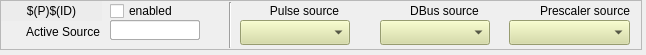
<?xml version="1.0" encoding="UTF-8"?>
<ui version="4.0">
 <class>Form</class>
 <widget class="QWidget" name="Form">
  <property name="geometry">
   <rect>
    <x>0</x>
    <y>0</y>
    <width>646</width>
    <height>55</height>
   </rect>
  </property>
  <property name="windowTitle">
   <string>Form</string>
  </property>
  <widget class="QFrame" name="frame">
   <property name="geometry">
    <rect>
     <x>0</x>
     <y>0</y>
     <width>642</width>
     <height>50</height>
    </rect>
   </property>
   <property name="frameShape">
    <enum>QFrame::StyledPanel</enum>
   </property>
   <property name="frameShadow">
    <enum>QFrame::Raised</enum>
   </property>
   <widget class="QLabel" name="label_14">
    <property name="geometry">
     <rect>
      <x>9</x>
      <y>22</y>
      <width>91</width>
      <height>20</height>
     </rect>
    </property>
    <property name="text">
     <string>Active Source</string>
    </property>
    <property name="alignment">
     <set>Qt::AlignRight|Qt::AlignTrailing|Qt::AlignVCenter</set>
    </property>
   </widget>
   <widget class="caMenu" name="camenu_2">
    <property name="geometry">
     <rect>
      <x>240</x>
      <y>20</y>
      <width>110</width>
      <height>25</height>
     </rect>
    </property>
    <property name="styleSheet">
     <string notr="true">background-color: rgb(212, 219, 157);</string>
    </property>
    <property name="channel" stdset="0">
     <string notr="true">$(SYS)-$(DEVICE):$(P)$(ID)-Src-Pulse-SP</string>
    </property>
   </widget>
   <widget class="QLabel" name="label_16">
    <property name="geometry">
     <rect>
      <x>399</x>
      <y>1</y>
      <width>91</width>
      <height>20</height>
     </rect>
    </property>
    <property name="text">
     <string>DBus source</string>
    </property>
    <property name="alignment">
     <set>Qt::AlignCenter</set>
    </property>
   </widget>
   <widget class="QLabel" name="label_15">
    <property name="geometry">
     <rect>
      <x>259</x>
      <y>1</y>
      <width>91</width>
      <height>19</height>
     </rect>
    </property>
    <property name="text">
     <string>Pulse source</string>
    </property>
    <property name="alignment">
     <set>Qt::AlignCenter</set>
    </property>
   </widget>
   <widget class="QLabel" name="label_17">
    <property name="geometry">
     <rect>
      <x>530</x>
      <y>1</y>
      <width>110</width>
      <height>20</height>
     </rect>
    </property>
    <property name="text">
     <string>Prescaler source</string>
    </property>
    <property name="alignment">
     <set>Qt::AlignCenter</set>
    </property>
   </widget>
   <widget class="caMenu" name="camenu_3">
    <property name="geometry">
     <rect>
      <x>509</x>
      <y>20</y>
      <width>121</width>
      <height>25</height>
     </rect>
    </property>
    <property name="styleSheet">
     <string notr="true">background-color: rgb(212, 219, 157);</string>
    </property>
    <property name="channel" stdset="0">
     <string notr="true">$(SYS)-$(DEVICE):$(P)$(ID)-Src-Scale-SP</string>
    </property>
   </widget>
   <widget class="caMenu" name="camenu_4">
    <property name="geometry">
     <rect>
      <x>380</x>
      <y>20</y>
      <width>110</width>
      <height>25</height>
     </rect>
    </property>
    <property name="styleSheet">
     <string notr="true">background-color: rgb(212, 219, 157);</string>
    </property>
    <property name="channel" stdset="0">
     <string notr="true">$(SYS)-$(DEVICE):$(P)$(ID)-Src-DBus-SP</string>
    </property>
   </widget>
   <widget class="caToggleButton" name="catogglebutton">
    <property name="geometry">
     <rect>
      <x>110</x>
      <y>1</y>
      <width>91</width>
      <height>20</height>
     </rect>
    </property>
    <property name="text">
     <string>enabled</string>
    </property>
    <property name="channel" stdset="0">
     <string notr="true">$(SYS)-$(DEVICE):$(P)$(ID)-Ena-SP</string>
    </property>
   </widget>
   <widget class="caLabel" name="calabel">
    <property name="geometry">
     <rect>
      <x>1</x>
      <y>1</y>
      <width>101</width>
      <height>20</height>
     </rect>
    </property>
    <property name="styleSheet">
     <string notr="true">background-color: rgb(236, 236, 236, 255);</string>
    </property>
    <property name="text">
     <string>$(P)$(ID)</string>
    </property>
    <property name="alignment">
     <set>Qt::AlignCenter</set>
    </property>
   </widget>
   <widget class="Line" name="line">
    <property name="geometry">
     <rect>
      <x>220</x>
      <y>2</y>
      <width>20</width>
      <height>46</height>
     </rect>
    </property>
    <property name="orientation">
     <enum>Qt::Vertical</enum>
    </property>
   </widget>
   <widget class="caFrame" name="caframe_dbus_2">
    <property name="geometry">
     <rect>
      <x>380</x>
      <y>1</y>
      <width>19</width>
      <height>19</height>
     </rect>
    </property>
    <property name="macro">
     <string notr="true">CHAN=$(SYS)-$(DEVICE):$(P)$(ID)-Src-DBus-RB</string>
    </property>
    <property name="visibility">
     <enum>caFrame::Calc</enum>
    </property>
    <property name="visibilityCalc">
     <string notr="true">A=B&amp;&amp;A&lt;40&amp;&amp;A&gt;31</string>
    </property>
    <property name="channel" stdset="0">
     <string notr="true">$(SYS)-$(DEVICE):$(P)$(ID)-Src-RB</string>
    </property>
    <property name="channelB">
     <string notr="true">$(SYS)-$(DEVICE):$(P)$(ID)-Src-DBus-RB.RVAL</string>
    </property>
    <widget class="caLed" name="caled_8">
     <property name="geometry">
      <rect>
       <x>0</x>
       <y>1</y>
       <width>16</width>
       <height>16</height>
      </rect>
     </property>
     <property name="falseColor">
      <color>
       <red>0</red>
       <green>255</green>
       <blue>0</blue>
      </color>
     </property>
     <property name="trueColor">
      <color>
       <red>0</red>
       <green>255</green>
       <blue>0</blue>
      </color>
     </property>
     <property name="undefinedColor">
      <color>
       <red>0</red>
       <green>255</green>
       <blue>0</blue>
      </color>
     </property>
    </widget>
   </widget>
   <widget class="caFrame" name="caframe_prescaler_2">
    <property name="geometry">
     <rect>
      <x>510</x>
      <y>1</y>
      <width>19</width>
      <height>19</height>
     </rect>
    </property>
    <property name="macro">
     <string notr="true">CHAN=$(SYS)-$(DEVICE):$(P)$(ID)-Src-Scale-RB</string>
    </property>
    <property name="visibility">
     <enum>caFrame::Calc</enum>
    </property>
    <property name="visibilityCalc">
     <string notr="true">A=B&amp;&amp;A&gt;39</string>
    </property>
    <property name="channel" stdset="0">
     <string notr="true">$(SYS)-$(DEVICE):$(P)$(ID)-Src-RB</string>
    </property>
    <property name="channelB">
     <string notr="true">$(SYS)-$(DEVICE):$(P)$(ID)-Src-Scale-RB.RVAL</string>
    </property>
    <widget class="caLed" name="caled_9">
     <property name="geometry">
      <rect>
       <x>0</x>
       <y>1</y>
       <width>16</width>
       <height>16</height>
      </rect>
     </property>
     <property name="falseColor">
      <color>
       <red>0</red>
       <green>255</green>
       <blue>0</blue>
      </color>
     </property>
     <property name="trueColor">
      <color>
       <red>0</red>
       <green>255</green>
       <blue>0</blue>
      </color>
     </property>
     <property name="undefinedColor">
      <color>
       <red>0</red>
       <green>255</green>
       <blue>0</blue>
      </color>
     </property>
    </widget>
   </widget>
   <widget class="caFrame" name="caframe_pulser_2">
    <property name="geometry">
     <rect>
      <x>240</x>
      <y>1</y>
      <width>19</width>
      <height>19</height>
     </rect>
    </property>
    <property name="macro">
     <string notr="true">CHAN=$(SYS)-$(DEVICE):$(P)$(ID)-Src-Pulse-RB</string>
    </property>
    <property name="visibility">
     <enum>caFrame::Calc</enum>
    </property>
    <property name="visibilityCalc">
     <string notr="true">A=B&amp;&amp;A&lt;16</string>
    </property>
    <property name="channel" stdset="0">
     <string notr="true">$(SYS)-$(DEVICE):$(P)$(ID)-Src-RB</string>
    </property>
    <property name="channelB">
     <string notr="true">$(SYS)-$(DEVICE):$(P)$(ID)-Src-Pulse-RB.RVAL</string>
    </property>
    <widget class="caLed" name="caled_7">
     <property name="geometry">
      <rect>
       <x>0</x>
       <y>1</y>
       <width>16</width>
       <height>16</height>
      </rect>
     </property>
     <property name="falseColor">
      <color>
       <red>0</red>
       <green>255</green>
       <blue>0</blue>
      </color>
     </property>
     <property name="trueColor">
      <color>
       <red>0</red>
       <green>255</green>
       <blue>0</blue>
      </color>
     </property>
     <property name="undefinedColor">
      <color>
       <red>0</red>
       <green>255</green>
       <blue>0</blue>
      </color>
     </property>
    </widget>
   </widget>
   <widget class="caFrame" name="caframe_pulser">
    <property name="geometry">
     <rect>
      <x>110</x>
      <y>20</y>
      <width>111</width>
      <height>21</height>
     </rect>
    </property>
    <property name="macro">
     <string notr="true">CHAN=$(SYS)-$(DEVICE):$(P)$(ID)-Src-Pulse-RB</string>
    </property>
    <property name="visibility">
     <enum>caFrame::Calc</enum>
    </property>
    <property name="visibilityCalc">
     <string notr="true">A=B&amp;&amp;A&lt;16</string>
    </property>
    <property name="channel" stdset="0">
     <string notr="true">$(SYS)-$(DEVICE):$(P)$(ID)-Src-RB</string>
    </property>
    <property name="channelB">
     <string notr="true">$(SYS)-$(DEVICE):$(P)$(ID)-Src-Pulse-RB.RVAL</string>
    </property>
    <widget class="caLineEdit" name="calineedit_5">
     <property name="geometry">
      <rect>
       <x>0</x>
       <y>0</y>
       <width>90</width>
       <height>20</height>
      </rect>
     </property>
     <property name="channel" stdset="0">
      <string notr="true">$(CHAN)</string>
     </property>
    </widget>
   </widget>
   <widget class="caFrame" name="caframe_dbus">
    <property name="geometry">
     <rect>
      <x>110</x>
      <y>20</y>
      <width>111</width>
      <height>21</height>
     </rect>
    </property>
    <property name="macro">
     <string notr="true">CHAN=$(SYS)-$(DEVICE):$(P)$(ID)-Src-DBus-RB</string>
    </property>
    <property name="visibility">
     <enum>caFrame::Calc</enum>
    </property>
    <property name="visibilityCalc">
     <string notr="true">A=B&amp;&amp;A&lt;40&amp;&amp;A&gt;31</string>
    </property>
    <property name="channel" stdset="0">
     <string notr="true">$(SYS)-$(DEVICE):$(P)$(ID)-Src-RB</string>
    </property>
    <property name="channelB">
     <string notr="true">$(SYS)-$(DEVICE):$(P)$(ID)-Src-DBus-RB.RVAL</string>
    </property>
    <widget class="caLineEdit" name="calineedit_2">
     <property name="geometry">
      <rect>
       <x>0</x>
       <y>0</y>
       <width>90</width>
       <height>20</height>
      </rect>
     </property>
     <property name="channel" stdset="0">
      <string notr="true">$(CHAN)</string>
     </property>
    </widget>
   </widget>
   <widget class="caFrame" name="caframe_prescaler">
    <property name="geometry">
     <rect>
      <x>110</x>
      <y>20</y>
      <width>111</width>
      <height>21</height>
     </rect>
    </property>
    <property name="macro">
     <string notr="true">CHAN=$(SYS)-$(DEVICE):$(P)$(ID)-Src-Scale-RB</string>
    </property>
    <property name="visibility">
     <enum>caFrame::Calc</enum>
    </property>
    <property name="visibilityCalc">
     <string notr="true">A=B&amp;&amp;A&gt;39</string>
    </property>
    <property name="channel" stdset="0">
     <string notr="true">$(SYS)-$(DEVICE):$(P)$(ID)-Src-RB</string>
    </property>
    <property name="channelB">
     <string notr="true">$(SYS)-$(DEVICE):$(P)$(ID)-Src-Scale-RB.RVAL</string>
    </property>
    <widget class="caLineEdit" name="calineedit_4">
     <property name="geometry">
      <rect>
       <x>0</x>
       <y>0</y>
       <width>90</width>
       <height>20</height>
      </rect>
     </property>
     <property name="channel" stdset="0">
      <string notr="true">$(CHAN)</string>
     </property>
    </widget>
   </widget>
  </widget>
 </widget>
 <customwidgets>
  <customwidget>
   <class>caMenu</class>
   <extends>QComboBox</extends>
   <header>caMenu</header>
  </customwidget>
  <customwidget>
   <class>caToggleButton</class>
   <extends>QCheckBox</extends>
   <header>caToggleButton</header>
  </customwidget>
  <customwidget>
   <class>caFrame</class>
   <extends>QFrame</extends>
   <header>caFrame</header>
   <container>1</container>
  </customwidget>
  <customwidget>
   <class>caLabel</class>
   <extends>QLabel</extends>
   <header>caLabel</header>
  </customwidget>
  <customwidget>
   <class>caLed</class>
   <extends>QWidget</extends>
   <header>caLed</header>
  </customwidget>
  <customwidget>
   <class>caLineEdit</class>
   <extends>QLineEdit</extends>
   <header>caLineEdit</header>
  </customwidget>
 </customwidgets>
 <resources/>
 <connections/>
</ui>
